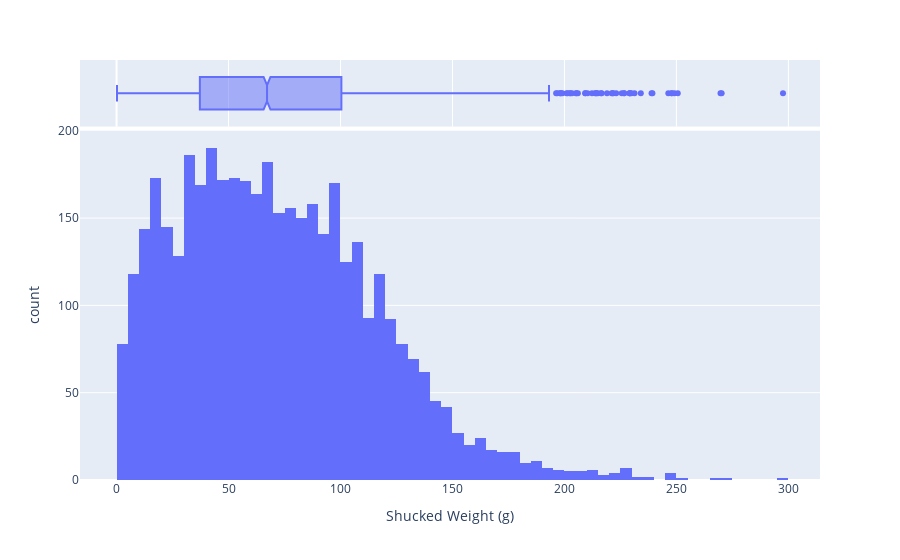

The notebook cell this image was saved under:
### Markdown cell above
Next up, `shucked_weight`. I expect that this will mimic fairly closely the shape of the `whole_weight` distribution, as all we are doing is measuring the weight without the shell.

### Code cell
px.histogram(df, x = "shucked_weight", marginal="box", labels={"shucked_weight":"Shucked Weight (g)"})

### Figure 1 — Plotly figure (JSON) as saved in the notebook; plotly's stock layout.template omitted (floating-point values rounded to 4 significant figures; data arrays with more than 128 entries replaced by an {"elided": "..."} marker saying what was removed)
{"data": [{"alignmentgroup": "True", "bingroup": "x", "hovertemplate": "Shucked Weight (g)=%{x}<br>count=%{y}<extra></extra>", "legendgroup": "", "marker": {"color": "#636efa"}, "name": "", "offsetgroup": "", "orientation": "v", "showlegend": false, "type": "histogram", "x": {"elided": "4177 float values"}, "xaxis": "x", "yaxis": "y"}, {"alignmentgroup": "True", "hovertemplate": "Shucked Weight (g)=%{x}<extra></extra>", "legendgroup": "", "marker": {"color": "#636efa"}, "name": "", "notched": true, "offsetgroup": "", "showlegend": false, "type": "box", "x": {"elided": "4177 float values"}, "xaxis": "x2", "yaxis": "y2"}], "layout": {"autosize": true, "barmode": "relative", "legend": {"tracegroupgap": 0}, "margin": {"t": 60}, "xaxis": {"anchor": "y", "autorange": true, "domain": [0, 1], "range": [-16.32, 314.1], "title": {"text": "Shucked Weight (g)"}, "type": "linear"}, "xaxis2": {"anchor": "y2", "autorange": true, "domain": [0, 1], "matches": "x", "range": [-16.32, 314.1], "showgrid": true, "showticklabels": false, "type": "linear"}, "yaxis": {"anchor": "x", "autorange": true, "domain": [0, 0.8316], "range": [0, 200], "title": {"text": "count"}}, "yaxis2": {"anchor": "x2", "autorange": true, "domain": [0.8416, 1], "matches": "y2", "range": [-0.5, 0.5], "showgrid": false, "showline": false, "showticklabels": false, "ticks": "", "type": "category"}}}
